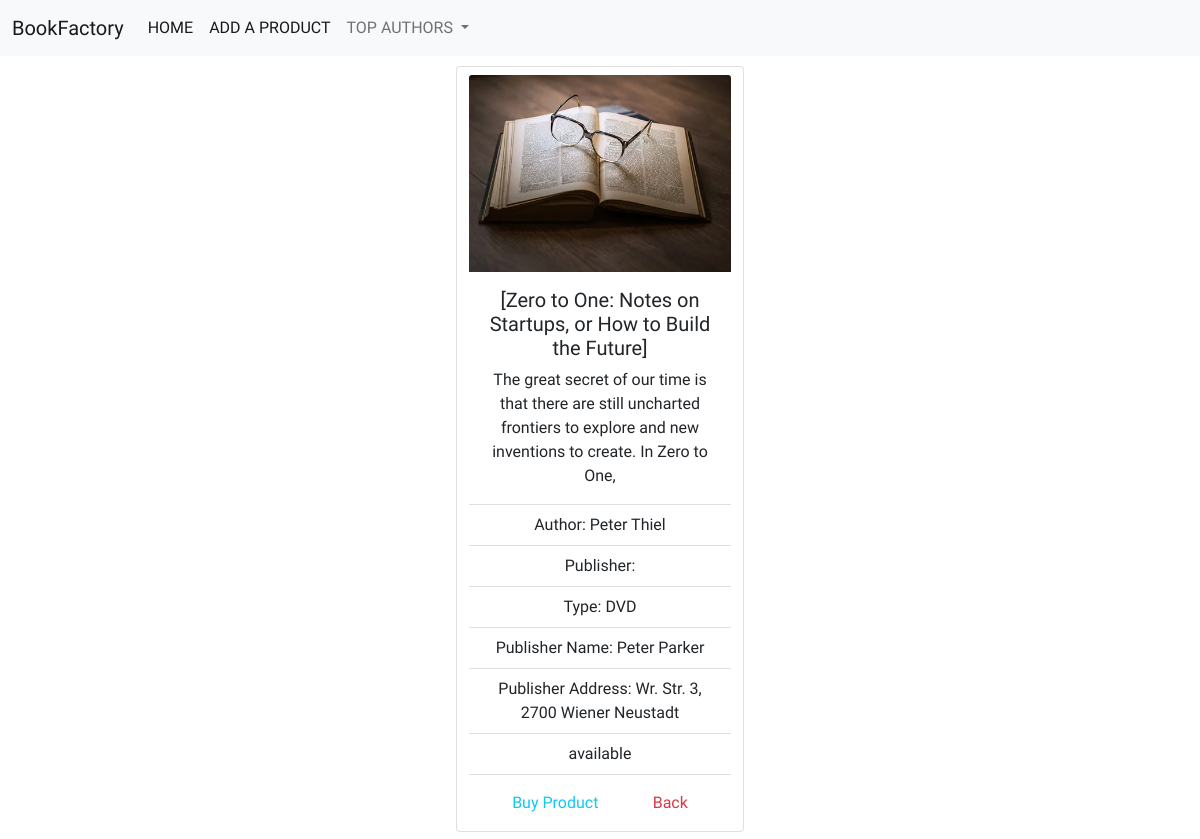
Screenshot of /details.php?id=4 with the database file from the repository.
### tables this page shows
CREATE TABLE `data` (
  `id` int(6) NOT NULL,
  `author` varchar(30) NOT NULL,
  `publishDate` varchar(20) DEFAULT NULL,
  `publisher` varchar(40) DEFAULT NULL,
  `type` enum('book','CD','DVD') NOT NULL,
  `status` enum('available','reserved') NOT NULL,
  `authorFirstName` varchar(20) DEFAULT NULL,
  `authorLastName` varchar(20) DEFAULT NULL,
  `publisherName` varchar(30) DEFAULT NULL,
  `publisherAddress` varchar(50) DEFAULT NULL,
  `publisherSize` enum('big','medium','small') DEFAULT NULL,
  `image` varchar(30) DEFAULT NULL,
  `title` varchar(100) DEFAULT NULL,
  `description` varchar(130) DEFAULT NULL,
  `ISBNCode` varchar(15) DEFAULT NULL
);

### details.php (the view, shortened to what this page needs)
<?php
require_once 'actions/DbConnection.php';
if  ($_GET['id']) {
   $id = $_GET['id'];
   $DbData = "SELECT * FROM data WHERE id = {$id}" ;
   $linkedData = $link->query($DbData);
   $detailsQ = $linkedData->fetch_assoc();
   if ($linkedData->num_rows == 1) {
    $title = $detailsQ['title'];
    $author = $detailsQ['author'];
    $publisher = $detailsQ['publisher'];
    $type = $detailsQ['type'];
    $status = $detailsQ['status'];
    $publisherName = $detailsQ['publisherName'];
    $publisherAddress = $detailsQ['publisherAddress'];
    $image = $detailsQ['image'];
    $description = $detailsQ['description'];
   } else {
       header("location: error.php");
   }
} else {
   header( "location: error.php");
}
?>
<!DOCTYPE html>
<html lang= "en">
   <head>
       <?php require_once "compos/navbar.php" ?>
   </head>
   <body>
       <div class="container text-center">
           <div class="row">
           <div class='card pt-2 book' style='width: 18rem;'>
        <img src='Images/<?php echo $image?>' class='card-img-top' alt='...'>
        <div class='card-body'>
          <h5 class='card-title'><?php echo $title?></h5>
          <p class='card-text'><?php echo $description?></p>
        </div>
        <ul class='list-group list-group-flush'>
        <li class='list-group-item'>Author: <?php echo $author?></li>
        <li class='list-group-item'>Publisher: <?php echo $publisher?></li>
        <li class='list-group-item'>Type: <?php echo $type?></li>
        <li class='list-group-item'>Publisher Name: <?php echo $publisherName?></li>
          <li class='list-group-item'>Publisher Address: <?php echo $publisherAddress?></li>
          <li class='list-group-item'><?php echo $status?></li>
        </ul>
        <div class='card-body d-flex justify-content-around'>
          <a href='' class='text-info text-decoration-none '>Buy Product</a>
          <a href='index.php' class='text-danger text-decoration-none'>Back</a>
        </div>
      </div>
           </div>
       </div>
   </body>
</html>

### style.css (style rules this page uses)
* { font-family: 'Luxurious Roman', cursive; }

### details.php (style rules this page uses)
.book { margin: 10px auto; }

### rows the page displays
data: image (picture), title "[Zero to One: Notes on Startups, or How to Build the Future]", description "The great secret of our time is that there are still uncharted frontiers to explore and new inventions to create. In Zero to One,", author "Peter Thiel", type "DVD", publisherName "Peter Parker", publisherAddress "Wr. Str. 3, 2700 Wiener Neustadt", status "available"
